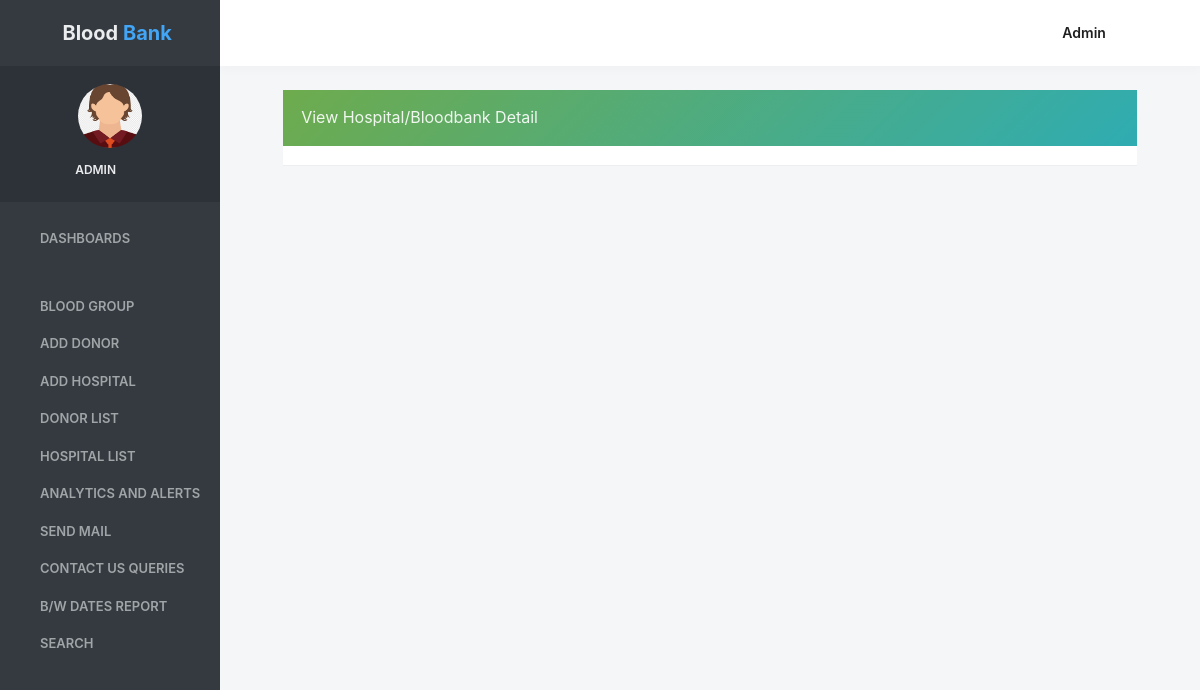
The page /view_hospitaldetail/18 (signed in) on the database as committed earlier.
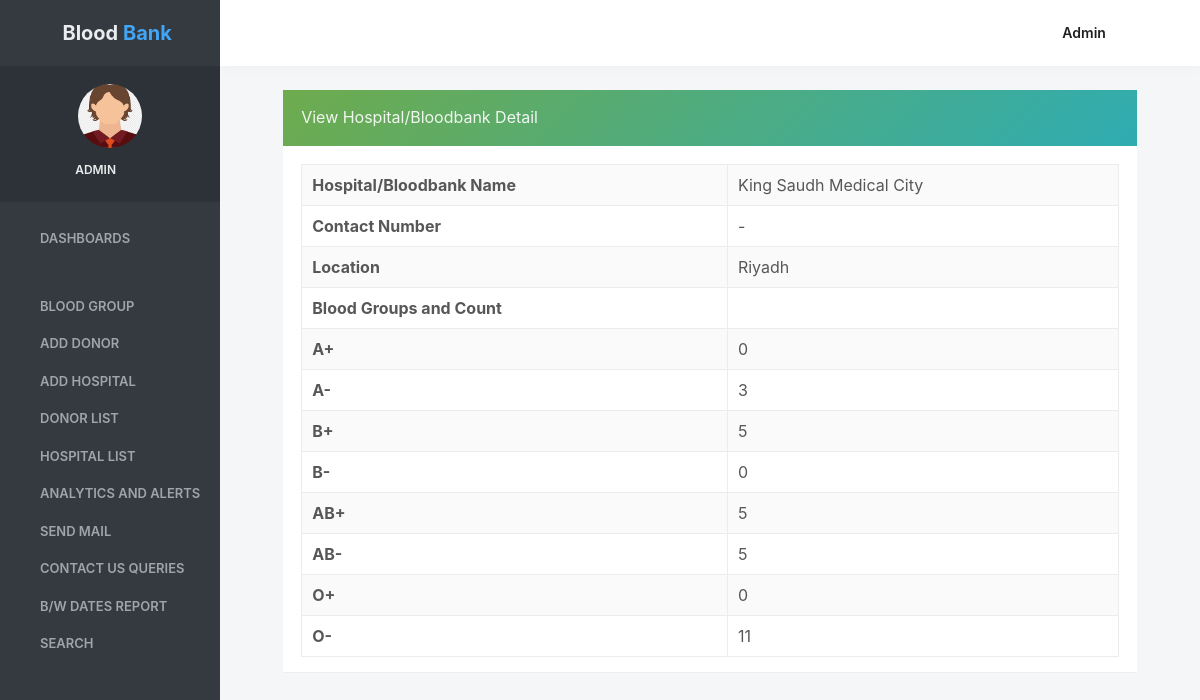
The same page on the database as committed later.
### bloodbank/models.py (models this page shows, shortened)
class Hospital(models.Model):
    HospitalName = models.CharField(max_length=100)
    ContactNo = models.CharField(max_length=15)
    Location = models.CharField(max_length=300, null=True)
    Aplus= models.CharField(max_length=10)
    Aminus = models.CharField(max_length=10)
    Bplus = models.CharField(max_length=10)
    Bminus = models.CharField(max_length=10)
    ABplus = models.CharField(max_length=10)
    ABminus = models.CharField(max_length=10)
    Oplus= models.CharField(max_length=10)
    Ominus = models.CharField(max_length=10)

### bloodbank/views.py (the view)
# urls.py: path('view_hospitaldetail/<int:pid>', view_hospitaldetail, name="view_hospitaldetail"),
def view_hospitaldetail(request, pid):
    if not request.user.is_authenticated:
        return redirect('login')
    hospital = Hospital.objects.filter(id=pid)
    d = {'hospital': hospital}
    return render(request, 'view_hospitaldetail.html', d)

### bloodbank/templates/view_hospitaldetail.html (shortened to what this page needs)
{% load static %}
{% block body %}
 <html lang="en" class="no-focus">
    <head>
<link rel="stylesheet" href="{% static 'adminassets/js/plugins/datatables/dataTables.bootstrap4.min.css' %}">
        <link rel="stylesheet"  href="{% static 'adminassets/css/codebase.min.css' %}">
</head>
    <body>
        <div id="page-container" class="sidebar-o sidebar-inverse side-scroll page-header-fixed main-content-narrow">
 {% include 'sidebar.html' %}
            {% include 'admin_nav.html' %}
            <main id="main-container">
                <div class="content">
                    <div class="row">
                        <div class="col-md-12">
                            <div class="block block-themed">
                                <div class="block-header bg-gd-emerald">
                                    <h3 class="block-title">View Hospital/Bloodbank Detail</h3>
                                    <div class="block-options">
                                        <button type="button" class="btn-block-option" data-toggle="block-option" data-action="state_toggle" data-action-mode="demo">
                                            <i class="si si-refresh"></i>
                                        </button>
                                        <button type="button" class="btn-block-option" data-toggle="block-option" data-action="content_toggle"></button>
                                    </div>
                                </div>
                                <div class="block-content">
                                    {% for i in hospital %}
                                        <table border="1" class="table table-bordered table-striped table-vcenter js-dataTable-full-pagination">
                                            <tr>
                                                <th>Hospital/Bloodbank Name</th>
                                                 <td>{{i.HospitalName}}</td>
                                            </tr>
     <tr>
       <th>Contact Number</th>
    <td>{{i.ContactNo}}</td>
      </tr>
                                            <tr>
   <th>Location</th>
    <td>{{i.Location}}</td>
  </tr>
                                <th>Blood Groups and Count</th>
  <tr>
    <th>A+</th>
    <td>{{i.Aplus}}</td>
      </tr>
        <tr>
      <th>A-</th>
      <td>{{i.Aminus}}</td>
        </tr>
                                            <tr>
      <th>B+</th>
    <td>{{i.Bplus}}</td>
                                                </tr>
                                            <tr>
      <th>B-</th>
    <td>{{i.Bminus}}</td>
                                            </tr>
                                            <tr>
      <th>AB+</th>
    <td>{{i.ABplus}}</td>
                                            </tr>
                                            <tr>
      <th>AB-</th>
    <td>{{i.ABplus}}</td>
                                                </tr>
                                            <tr>
      <th>O+</th>
    <td>{{i.Oplus}}</td>
                                                </tr>
                                            <tr>
      <th>O-</th>
    <td>{{i.Ominus}}</td>
  </tr>
</table>
 {% endfor %}
</div>
                                </div>
                            </div>
            </main>
        </div>
    </body>
</html>
{% endblock %}

Rows that differ between the two databases and show on the page:
added Hospital: HospitalName "King Saudh Medical City", ContactNo "-", Location "Riyadh", Aplus "0", Aminus "3", Bplus "5", Bminus "0", ABplus "5", Oplus "0", Ominus "11"
